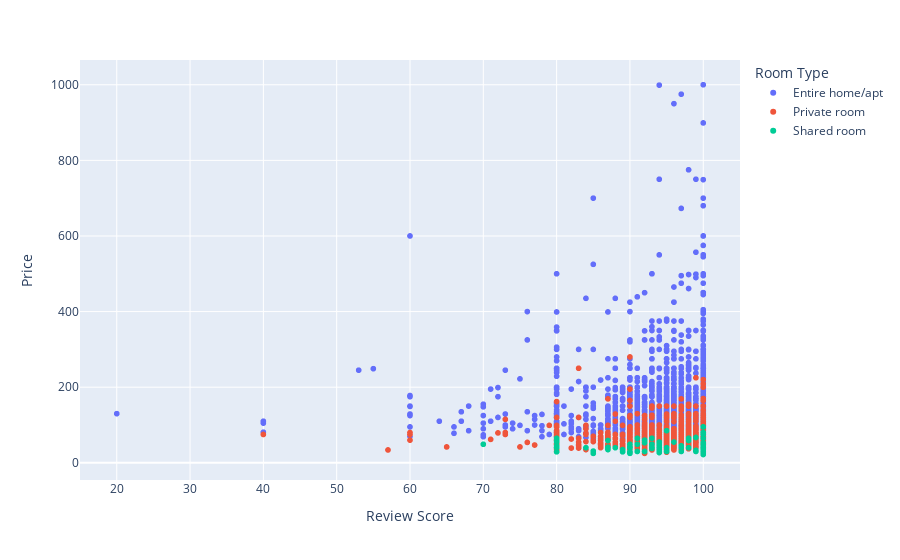

Notebook code cell kept with this figure:
### Markdown cell above
#### Question 3: What about reviews ? Do ratings enable someone to charge a higher price?

### Code cell
#plot it via px

px.scatter(df_target2, x='Review Score', y='Price', color='Room Type')

### Figure 1 — Plotly figure (JSON) as saved in the notebook; plotly's stock layout.template omitted (floating-point values rounded to 4 significant figures; data arrays with more than 128 entries replaced by an {"elided": "..."} marker saying what was removed)
{"data": [{"hovertemplate": "Room Type=Entire home/apt<br>Review Score=%{x}<br>Price=%{y}<extra></extra>", "legendgroup": "Entire home/apt", "marker": {"color": "#636efa", "symbol": "circle"}, "mode": "markers", "name": "Entire home/apt", "showlegend": true, "type": "scattergl", "x": {"elided": "2541 int values"}, "xaxis": "x", "y": {"elided": "2541 int values"}, "yaxis": "y"}, {"hovertemplate": "Room Type=Private room<br>Review Score=%{x}<br>Price=%{y}<extra></extra>", "legendgroup": "Private room", "marker": {"color": "#EF553B", "symbol": "circle"}, "mode": "markers", "name": "Private room", "showlegend": true, "type": "scattergl", "x": {"elided": "1160 int values"}, "xaxis": "x", "y": {"elided": "1160 int values"}, "yaxis": "y"}, {"hovertemplate": "Room Type=Shared room<br>Review Score=%{x}<br>Price=%{y}<extra></extra>", "legendgroup": "Shared room", "marker": {"color": "#00cc96", "symbol": "circle"}, "mode": "markers", "name": "Shared room", "showlegend": true, "type": "scattergl", "x": [100, 100, null, 93, 100, 94, 80, 90, null, 93, 93, 84, null, 80, 88, 94, 95, 87, 100, 100, 80, null, null, null, 100, 98, null, 90, null, 80, null, 97, 100, 92, 93, 87, null, null, null, 97, 80, 87, null, 100, 100, 93, 94, 98, 98, 100, 95, null, 93, 94, 100, 95, null, 90, 94, 100, 94, null, 94, 93, null, 100, 89, 100, null, 97, 90, null, 100, null, 96, 92, 80, 70, 100, 85, 100, null, 91, 91, 93, 80, 100, 100, 90, 80, null, 92, null, 99, 87, 100, 99, 92, 94, 94, 100, 94, 89, 92, 91, 100, null, null, 95, 90, 90, 100, 99, 85, 94, 100, 100], "xaxis": "x", "y": [39, 42, 40, 40, 50, 40, 40, 40, 40, 40, 40, 40, 40, 40, 40, 40, 40, 40, 40, 40, 59, 50, 42, 29, 50, 59, 42, 42, 42, 40, 118, 40, 79, 60, 38, 41, 50, 100, 100, 30, 45, 35, 65, 35, 95, 40, 40, 40, 65, 80, 85, 40, 65, 50, 75, 30, 25, 25, 30, 45, 55, 40, 45, 40, 90, 30, 35, 37, 50, 45, 40, 40, 53, 65, 55, 53, 55, 49, 25, 25, 39, 62, 65, 49, 49, 29, 25, 95, 49, 65, 45, 60, 76, 33, 59, 38, 67, 30, 33, 27, 29, 29, 29, 30, 30, 22, 100, 100, 31, 29, 29, 30, 30, 31, 55, 65, 40], "yaxis": "y"}], "layout": {"legend": {"title": {"text": "Room Type"}, "tracegroupgap": 0}, "margin": {"t": 60}, "xaxis": {"anchor": "y", "domain": [0, 1], "title": {"text": "Review Score"}}, "yaxis": {"anchor": "x", "domain": [0, 1], "title": {"text": "Price"}}}}
